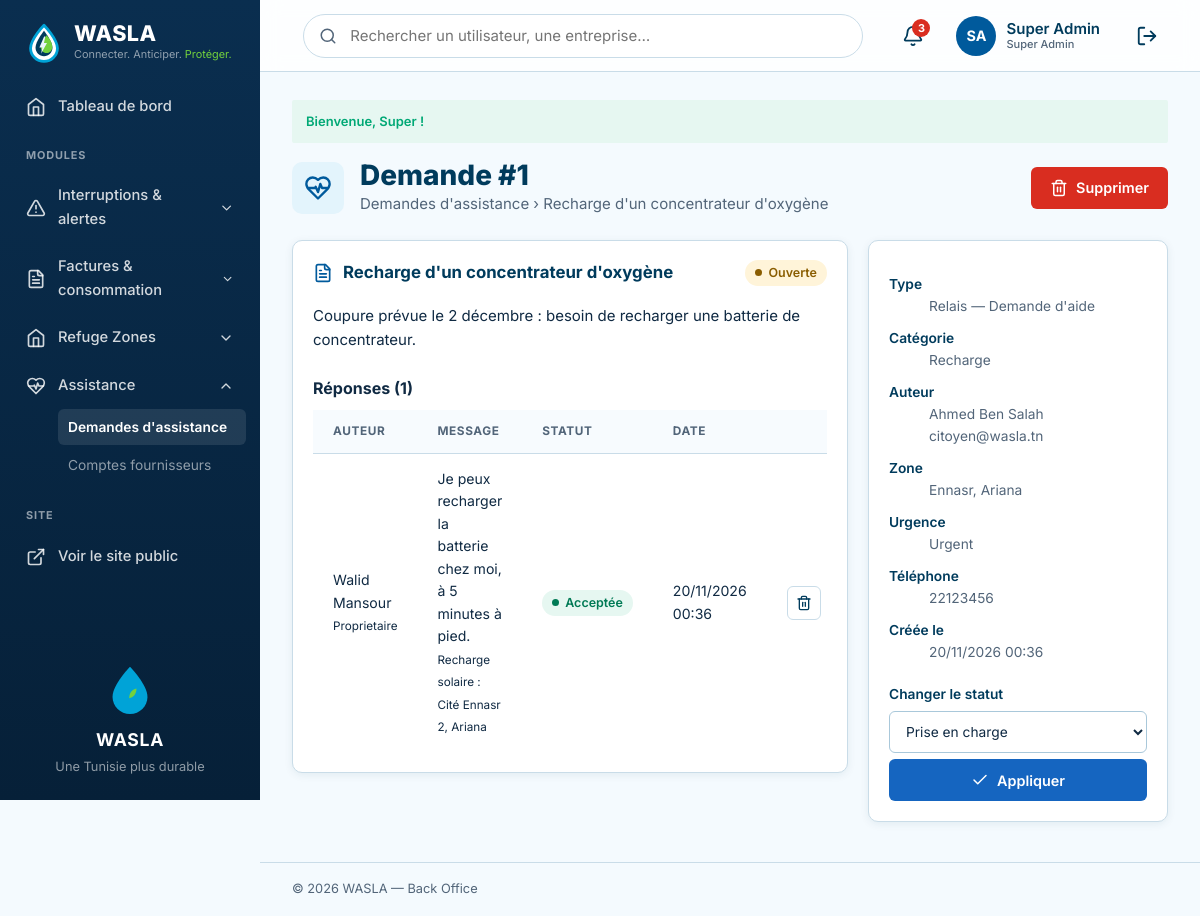
The app's page /index.php?action=admin-demande&id=1 (signed in), older data.
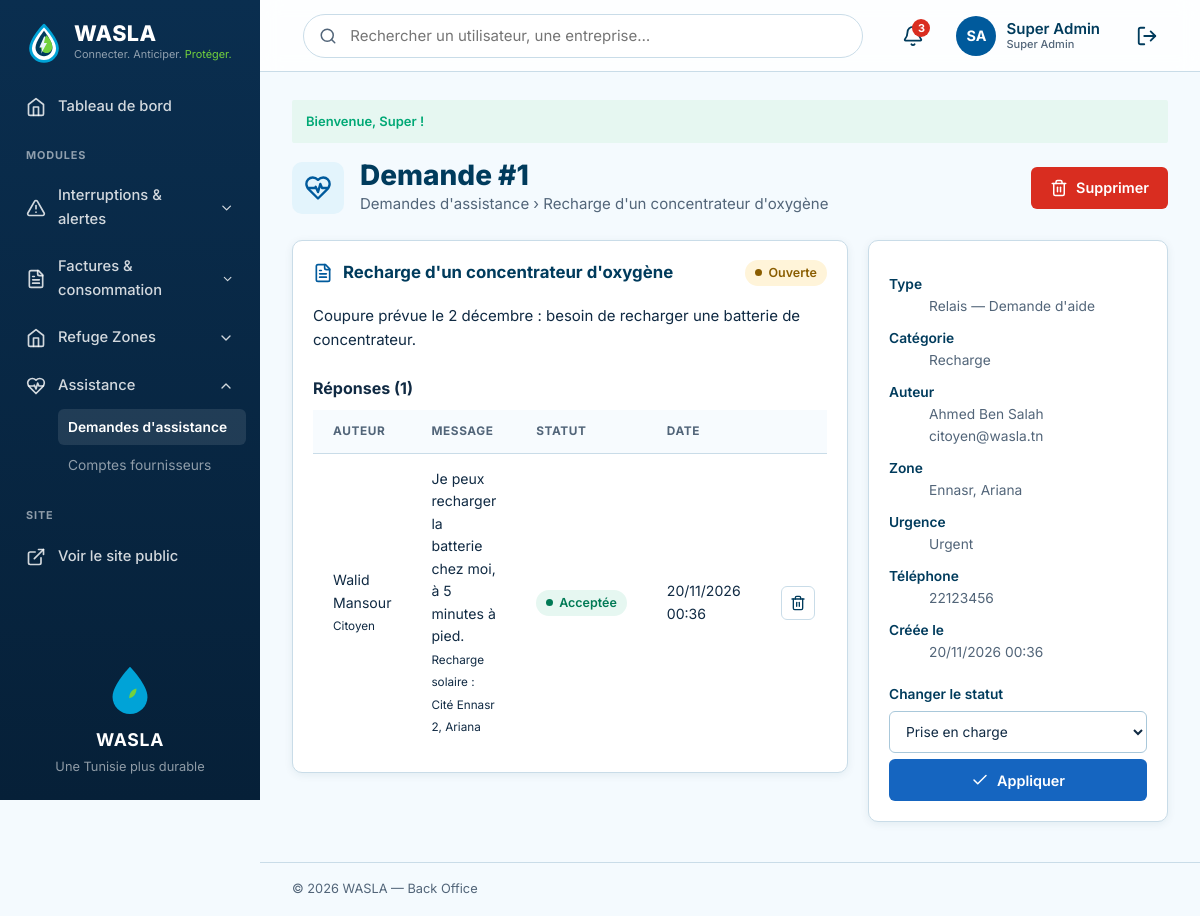
The same page, newer data.
### tables this page shows
CREATE TABLE IF NOT EXISTS reponse (
    id_reponse      INT      NOT NULL AUTO_INCREMENT,
    id_demande      INT      NOT NULL,
    id_utilisateur  INT      NOT NULL,                    
    id_installation INT      NULL,                        
    message         TEXT     NOT NULL,
    statut          ENUM('proposee','acceptee','refusee') NOT NULL DEFAULT 'proposee',
    date_reponse    DATETIME NOT NULL DEFAULT CURRENT_TIMESTAMP,
    PRIMARY KEY (id_reponse),
    UNIQUE KEY uq_reponse_unique (id_demande, id_utilisateur),
    CONSTRAINT fk_reponse_demande FOREIGN KEY (id_demande)
        REFERENCES demande_assistance (id_demande) ON DELETE CASCADE ON UPDATE CASCADE,
    CONSTRAINT fk_reponse_utilisateur FOREIGN KEY (id_utilisateur)
        REFERENCES utilisateur (id_utilisateur) ON DELETE CASCADE ON UPDATE CASCADE,
    CONSTRAINT fk_reponse_installation FOREIGN KEY (id_installation)
        REFERENCES installation_solaire (id_installation) ON DELETE SET NULL ON UPDATE CASCADE
);

CREATE TABLE IF NOT EXISTS utilisateur (
    id_utilisateur     INT          NOT NULL AUTO_INCREMENT,
    nom                VARCHAR(50)  NOT NULL,
    prenom             VARCHAR(50)  NOT NULL,
    email              VARCHAR(150) NOT NULL,
    telephone          VARCHAR(20)  NULL,
    mot_de_passe       VARCHAR(255) NOT NULL,
    role               ENUM('citoyen','admin','steg','sonede','entreprise','fournisseur')
                                    NOT NULL DEFAULT 'citoyen',
    statut_compte      ENUM('actif','suspendu') NOT NULL DEFAULT 'actif',
    id_zone            INT          NULL,
    adresse            VARCHAR(255) NULL,
     
    nom_organisation   VARCHAR(100) NULL,                  
    matricule_fiscal   VARCHAR(20)  NULL,                  
    secteur_activite   VARCHAR(60)  NULL,                  
    specialite         ENUM('electricien','plombier','maintenance','solaire','hydraulique') NULL,   
    description        TEXT         NULL,
    compte_verifie     TINYINT(1)   NOT NULL DEFAULT 0,    
    note_moyenne       DECIMAL(2,1) NULL,                  
    date_inscription   DATETIME     NOT NULL DEFAULT CURRENT_TIMESTAMP,
    derniere_connexion DATETIME     NULL,
    PRIMARY KEY (id_utilisateur),
    UNIQUE KEY uq_utilisateur_email (email),
    UNIQUE KEY uq_utilisateur_matricule (matricule_fiscal),
    KEY idx_utilisateur_role (role),
    KEY idx_utilisateur_specialite_zone (specialite, id_zone),
    CONSTRAINT chk_utilisateur_note CHECK (note_moyenne IS NULL OR (note_moyenne >= 0 AND note_moyenne <= 5)),
    CONSTRAINT fk_utilisateur_zone FOREIGN KEY (id_zone)
        REFERENCES zone (id_zone) ON DELETE SET NULL ON UPDATE CASCADE
);

CREATE TABLE IF NOT EXISTS installation_solaire (
    id_installation       INT          NOT NULL AUTO_INCREMENT,
    id_utilisateur        INT          NOT NULL,          
    id_zone               INT          NOT NULL,
    adresse               VARCHAR(255) NOT NULL,
    puissance_kwc         DECIMAL(5,2) NOT NULL,
    capacite_batterie_kwh DECIMAL(5,2) NULL,
    places_recharge       TINYINT      NOT NULL DEFAULT 1,
    disponible            TINYINT(1)   NOT NULL DEFAULT 1,
    date_creation         DATETIME     NOT NULL DEFAULT CURRENT_TIMESTAMP,
    PRIMARY KEY (id_installation),
    CONSTRAINT chk_installation_puissance CHECK (puissance_kwc > 0),
    CONSTRAINT fk_installation_utilisateur FOREIGN KEY (id_utilisateur)
        REFERENCES utilisateur (id_utilisateur) ON DELETE CASCADE ON UPDATE CASCADE,
    CONSTRAINT fk_installation_zone FOREIGN KEY (id_zone)
        REFERENCES zone (id_zone) ON DELETE RESTRICT ON UPDATE CASCADE
);

### views/backoffice/pages/assistance/demande.php (the view, shortened to what the changed rows need)
<?php
$repBadge = ['proposee' => 'warn', 'acceptee' => 'ok', 'refusee' => 'muted'];
?>
        <div class="admin-page-head">
          <div class="admin-page-head__title">
            <div>
              <h1>Demande #<?= $demande->getIdDemande() ?></h1>
            </div>
          </div>
        </div>
        <div class="admin-form-layout">
          <section class="admin-card">
            <div class="admin-card__head">
              <h2 class="admin-card__title"><span data-icon="file-text"></span> <?= e($demande->getTitre()) ?></h2>
            </div>
            <div class="admin-card__body">
<?php if ($reponses === []): ?>
              <p class="admin-empty" style="text-align:start;padding:0;">Aucune réponse pour le moment.</p>
<?php else: ?>
              <div class="admin-table-wrap">
                <table class="admin-table">
                  <thead><tr><th>Auteur</th><th>Message</th><th>Statut</th><th>Date</th><th></th></tr></thead>
                  <tbody>
<?php foreach ($reponses as $r): ?>
                    <tr>
                      <td><?= e($r->getAuteurPrenom() . ' ' . $r->getAuteurNom()) ?><br><small><?= e(roleLabel((string) $r->getAuteurRole())) ?></small></td>
                      <td style="white-space:pre-line;"><?= e($r->getMessage()) ?><?= $r->getInstallationAdresse() ? "\n<small>Recharge solaire : " . e($r->getInstallationAdresse()) . '</small>' : '' ?></td>
                      <td><span class="admin-badge admin-badge--<?= $repBadge[$r->getStatut()] ?? 'muted' ?>"><?= e(ReponseModel::STATUTS[$r->getStatut()] ?? '') ?></span></td>
                      <td><?= e(dateFr($r->getDateReponse(), true)) ?></td>
                      <td>
                        <form method="post" action="<?= url('reponse-supprimer') ?>" data-confirm="Supprimer cette réponse ?">
                          <button class="admin-action admin-action--danger" type="submit" title="Supprimer" aria-label="Supprimer la réponse"><span data-icon="trash"></span></button>
                        </form>
                      </td>
                    </tr>
<?php endforeach; ?>
                  </tbody>
                </table>
              </div>
<?php endif; ?>
            </div>
          </section>
        </div>
<?php
require __DIR__ . '/../../layout.php';

Row changes from the older to the newer data that the page shows:
changed through a linked row, reponse "Acceptée": id_utilisateur.role "Proprietaire" → "Citoyen"
